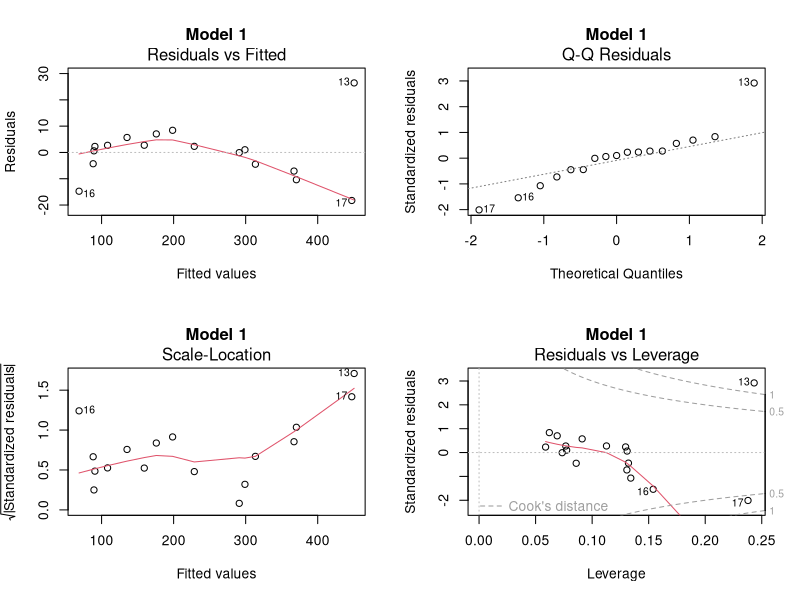
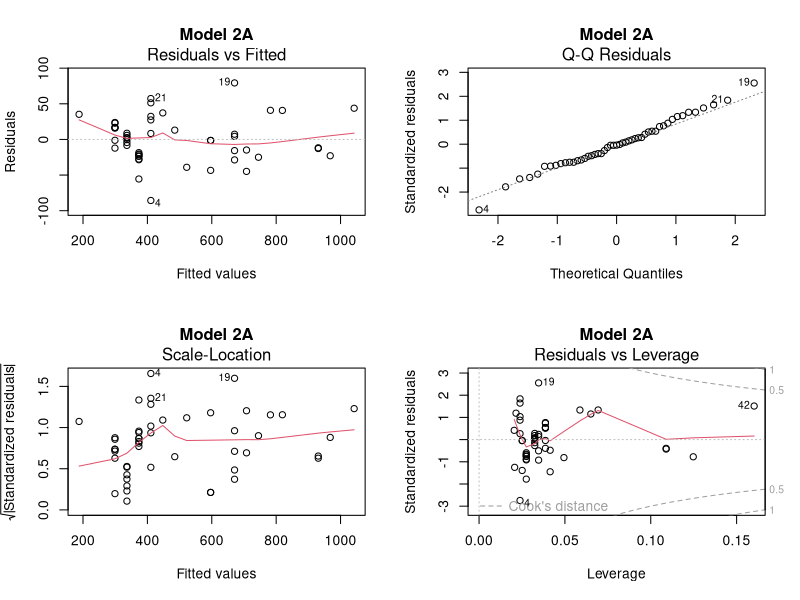
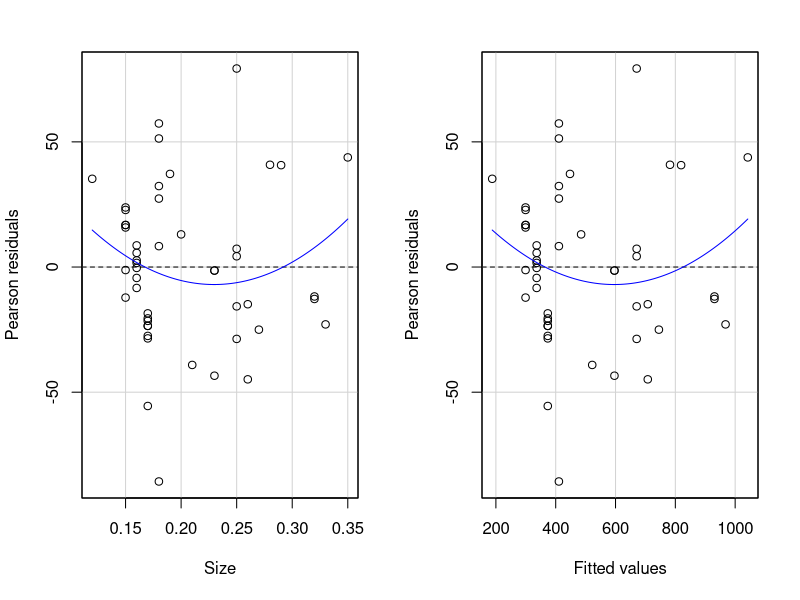
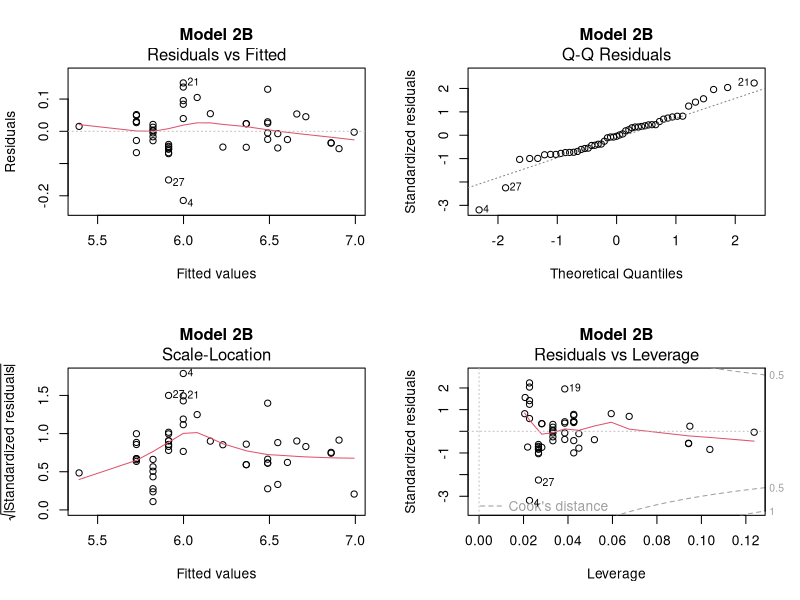
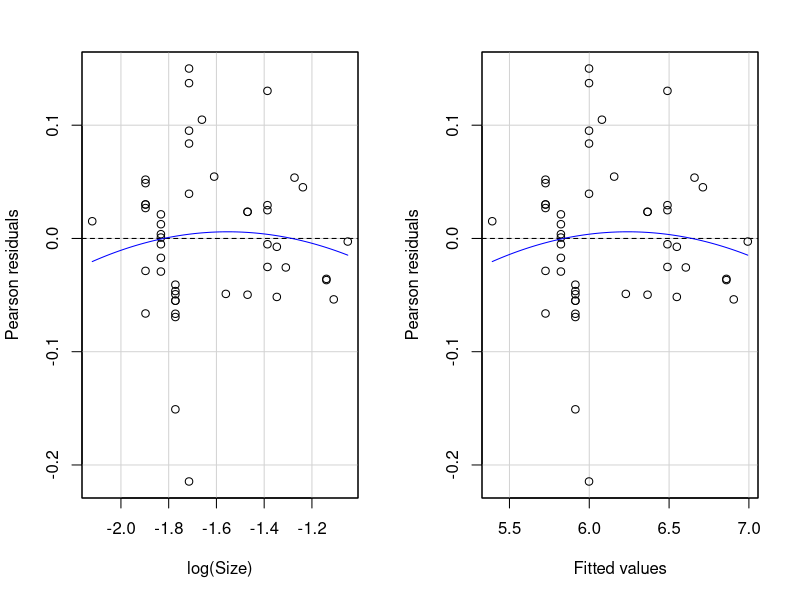
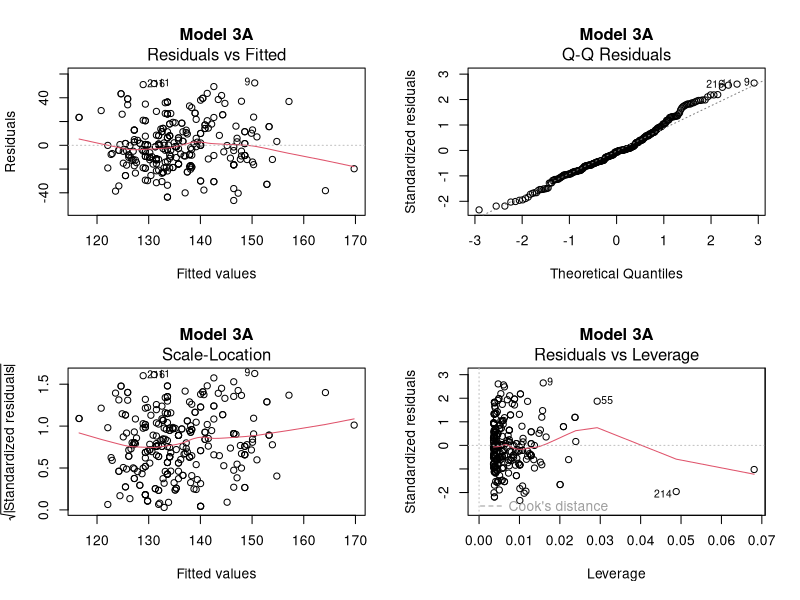
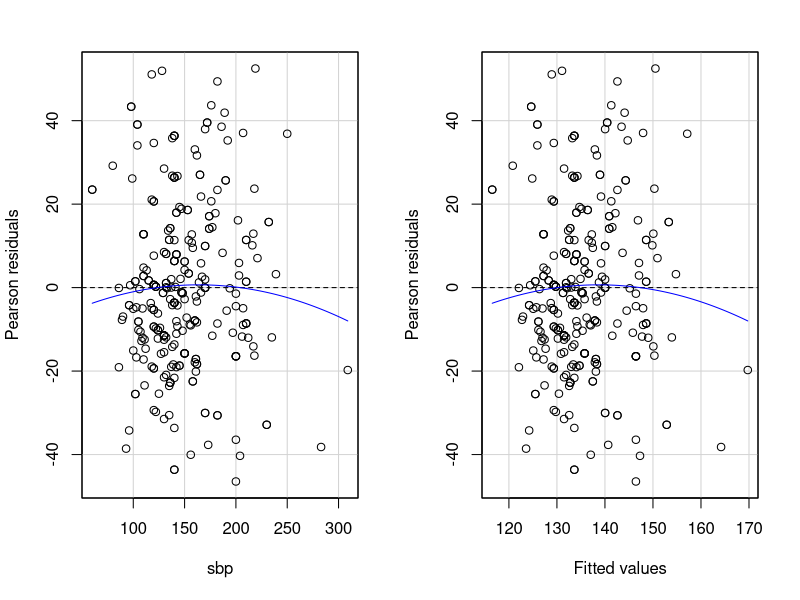
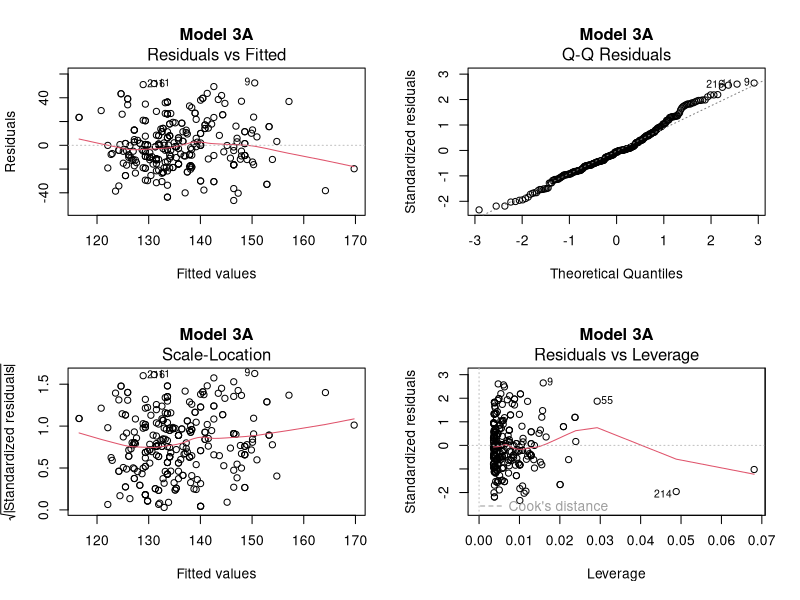

Write the R code that produced these figures, in order.
## ---- chunk 1
library(readr)
library(car)
library(ggplot2)
## ---- chunk 2
airdata <- read.table("airfares.txt", header = TRUE)
attach(airdata)
m1a <- lm(Fare ~ Distance)
summary(m1a)
par(mfrow = c(2, 2))
plot(m1a, main = "Model 1")
## ---- chunk 3
diamdata <- read.table("diamonds.txt", header = TRUE)
attach(diamdata)
m2a1 <- lm(Price ~ Size)
summary(m2a1)
par(mfrow = c(2, 2))
plot(m2a1, main = "Model 2A")
residualPlots(m2a1)
## ---- chunk 4
m2b1 <- lm(log(Price) ~ log(Size))
summary(m2b1)
par(mfrow = c(2, 2))
plot(m2b1, main = "Model 2B")
residualPlots(m2b1)
## ---- chunk 5
echodata <- read_csv("echo1.csv")
attach(echodata)
m3a <- lm(basebp ~ sbp)
summary(m3a)
par(mfrow = c(2, 2))
plot(m3a, main = "Model 3A")
residualPlots(m3a)
## ---- chunk 6
anovaecho <- aov(basebp ~ sbp)
summary(anovaecho)
## ---- chunk 7
RSS <- 110466
SST <- (110466 + 18065)
R_sq <- (1 - (RSS/SST))
R_sq
## ---- chunk 8
n <- nrow(echodata)
F_stat <- (0.1405)/((1-0.1405)/(n - 2))
F_stat
## ---- chunk 9
SSE <- (1 - R_sq)*SST
Se2_true <- (SSE/(n - 2))
Se2_estim <- var(basebp)*(1 - R_sq)
Se2_true
Se2_estim
## ---- chunk 10
R_sq_adj <- 1 - (1 - 0.1405)*((n - 1)/(n - 2))
R_sq_adj
R_sq
## ---- chunk 11
par(mfrow = c(2, 2))
plot(m3a, main = "Model 3A")
## ---- chunk 12
hatv <- hatvalues(m3a)
LV <- ifelse(hatv >= 2*mean(hatv), "YES", "NO")
table(LV)
## ---- chunk 13
std.error <- rstandard(m3a)
OL <- ifelse(abs(std.error) >= 2, "YES", "NO")
table(OL)
## ---- chunk 14
table(LV, OL)
## ---- chunk 15
gg <- data.frame(hatv, std.error)
ggplot(gg, aes(x = hatv, y = std.error)) +
  geom_point() +
  geom_hline(yintercept = 2, color = "red") +
  geom_hline(yintercept = -2, color = "red") +
  geom_vline(xintercept = 2*mean(hatv), color = "blue")
## ---- chunk 16
par(mfrow = c(1,1))
inverseResponsePlot(m3a)

m4a <- lm(basebp^(1.5) ~ sbp)
summary(m4a)
par(mfrow = c(2,2))
plot(m4a, main = "Model 4A")
## ---- chunk 17
summary(powerTransform(cbind(basebp, sbp) - 1))
# We accept the assumption lamda = c(0, 0), and the LRT shows the parameters are equal
# to zero for all log transformations.
## ---- chunk 18
m4b <- lm(log(basebp) ~ log(sbp))
summary(m4b)
par(mfrow = c(2, 3))
plot(m4b, Main = "Model 4B")
## ---- chunk 19
salmondata <- read.table("salmon.txt", header = TRUE)

# From the table we can get the F-value and Pr(>F)
# SST = (n - 1)*Var(Y)
# SSR = R2 * SST
# SSE = SST - SSR
# MSR = SSR/df1
# MSE = SSE/df2

n <- nrow(salmondata)
df1 <- 1
df2 <- 98
R2 <- 0.2915
variance_y <- 2138.142


SST = (n - 1)*variance_y
SSR = R2 * SST
SSE = SST - SSR
MSR = SSR/df1
MSE = SSE/df2

SST
SSR
SSE
MSR
MSE
## ---- chunk 20
anova(lm(salmondata$Marine ~ salmondata$Freshwater))
## ---- chunk 21
S_xx <- (100 - 1)*676.0541
x_bar <- 117.9
## ---- chunk 22
h_4 <- (1/100) + ((86 - x_bar)^2 / S_xx)
h_4 > (4/100)
## ---- chunk 23
h_41 <- (1/100) + ((84 - x_bar)^2 / S_xx)
h_41 > (4/100)
## ---- chunk 24
h_53 <- (1/100) + ((179 - x_bar)^2 / S_xx)
h_53 > (4/100)
## ---- chunk 25
Se <- sqrt(SSE/(n - 2))
Se
## ---- chunk 26
e_4 <- 506 - (511.3656 - (0.9602 * 86))
r_4 <- e_4 / (Se * sqrt(1 - h_4))
r_4 >= 2
## ---- chunk 27
e_41 <- 511 - (511.3656 - (0.9602 * 84))
r_41 <- e_41 / (Se * sqrt(1 - h_41))
r_41 >= 2
## ---- chunk 28
e_53 <- 407 - (511.3656 - (0.9602 * 179))
r_53 <- e_53 / (Se * sqrt(1 - h_53))
r_53 >= 2
